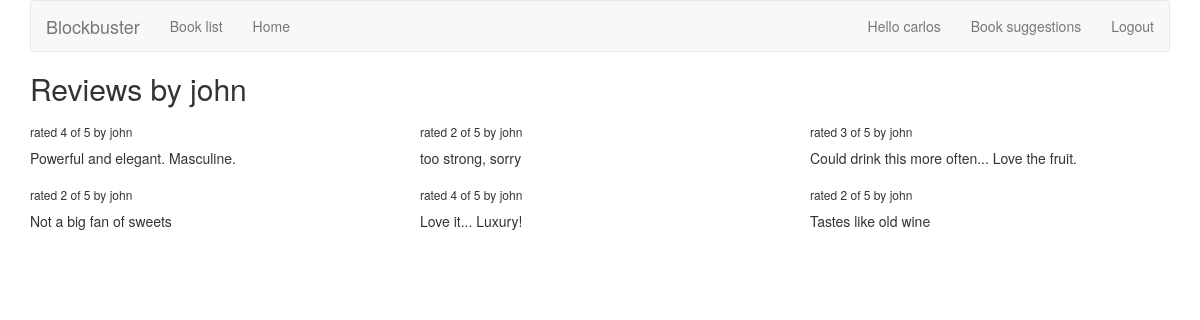
/bookfinder/review/user/john/ (signed in), run on the app's committed database.
### bookfinder/models.py (models this page shows)
class Review(models.Model):
    RATING_CHOICES = (
        (1, '1'),
        (2, '2'),
        (3, '3'),
        (4, '4'),
        (5, '5'),
    )
    book = models.ForeignKey(Book)
    pub_date = models.DateTimeField('date published')
    user_name = models.CharField(max_length=100)
    comment = models.CharField(max_length=200)
    rating = models.IntegerField(choices=RATING_CHOICES)

### bookfinder/views.py (the view)
# urls.py: url(r'^review/user/(?P<username>\w+)/$', views.user_review_list, name='user_review_list'),
def user_review_list(request, username=None):
    if not username:
        username = request.user.username
    latest_review_list = Review.objects.filter(user_name=username).order_by('-pub_date')
    context = {'latest_review_list':latest_review_list, 'username':username}
    return render(request, 'bookfinder/user_review_list.html', context)

### bookfinder/templates/bookfinder/user_review_list.html
{% extends 'bookfinder/review_list.html' %}
{% block title %}
<h2>Reviews by {{ username }}</h2>
{% endblock %}

### bookfinder/templates/bookfinder/review_list.html (shortened to what this page needs)
{% extends 'base.html' %}
{% block content %}
  {% if latest_review_list %}
  <div class="row">
      {% for review in latest_review_list %}
      <div class="col-xs-6 col-lg-4">
          <h6>rated {{ review.rating }} of 5 by {{ review.user_name }}</h6>
          <p>{{ review.comment }}</p>
      </div>
      {% endfor %}
  </div>
  {% else %}
    <p>No reviews are available.</p>
  {% endif %}
{% endblock %}

### templates/base.html (shortened to what this page needs)
{% load bootstrap3 %}
{% bootstrap_css %}
{% block bootstrap3_content %}
<div class="container">
  <nav class="navbar navbar-default">
    <div class="navbar-header">
        <a class="navbar-brand" href="{% url 'bookfinder:review_list' %}">Blockbuster</a>
    </div>
    <div id="navbar" class="navbar-collapse collapse">
        <ul class="nav navbar-nav">
            <li><a href="{% url 'bookfinder:book_list' %}">Book list</a></li>
            <li><a href="{% url 'bookfinder:review_list' %}">Home</a></li>
        </ul>
        <ul class="nav navbar-nav navbar-right">
        {% if user.is_authenticated %}
            <li><a href="{% url 'bookfinder:user_review_list' user.username %}">Hello {{ user.username }}</a></li>
            <li><a href="{% url 'bookfinder:user_recommendation_list' %}">Book suggestions</a></li>
            <li><a href="{% url 'auth:logout' %}">Logout</a></li>
            {% else %}
            <li><a href="{% url 'auth:login' %}">Login</a></li>
            {% endif %}
        </ul>
    </div>
  </nav>
    <h1>{% block title %}(no title){% endblock %}</h1>
    {% block content %}(no content){% endblock %}
</div>
{% endblock %}

### data on the page
Review: rating "4", user_name "john", comment "Powerful and elegant. Masculine."
Review: rating "2", user_name "john", comment "too strong, sorry"
Review: rating "3", user_name "john", comment "Could drink this more often... Love the fruit."
Review: rating "2", user_name "john", comment "Not a big fan of sweets"
Review: rating "4", user_name "john", comment "Love it... Luxury!"
Review: rating "2", user_name "john", comment "Tastes like old wine"

### other printed values
{{ user.username }} "carlos"
{{ username }} "john"
